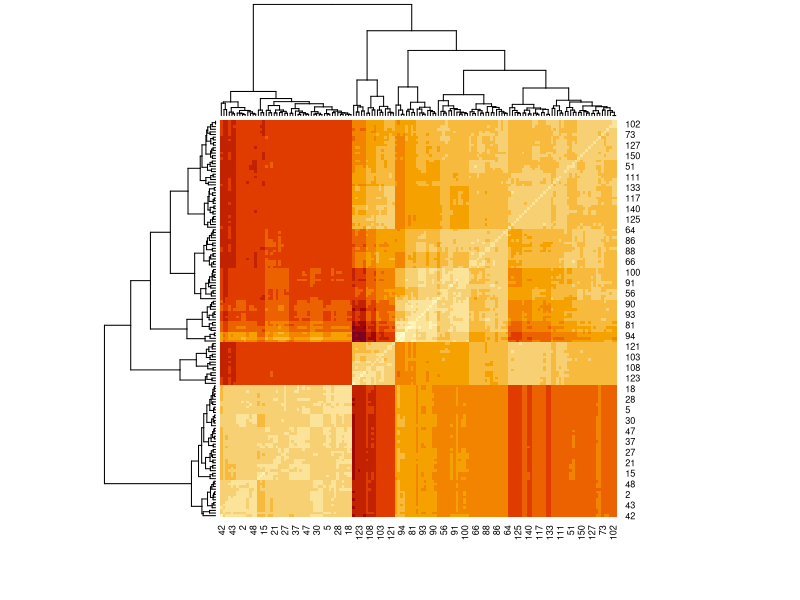
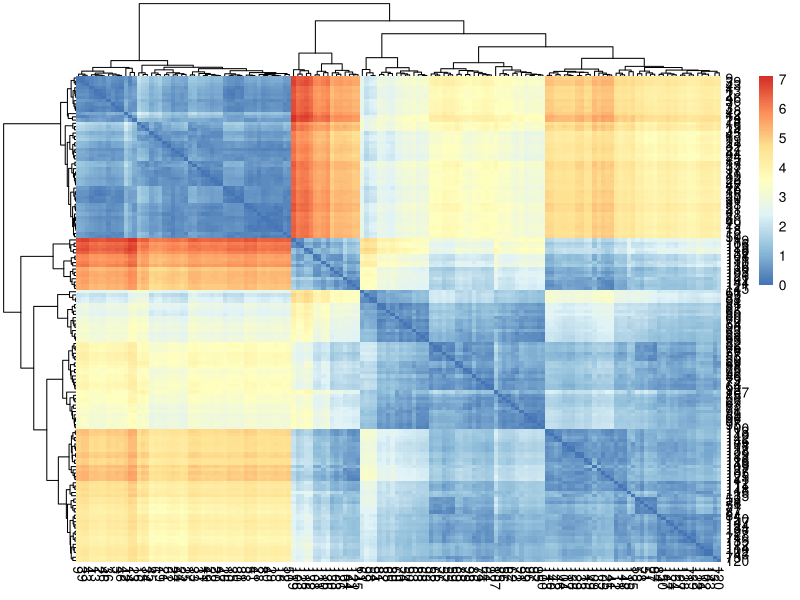
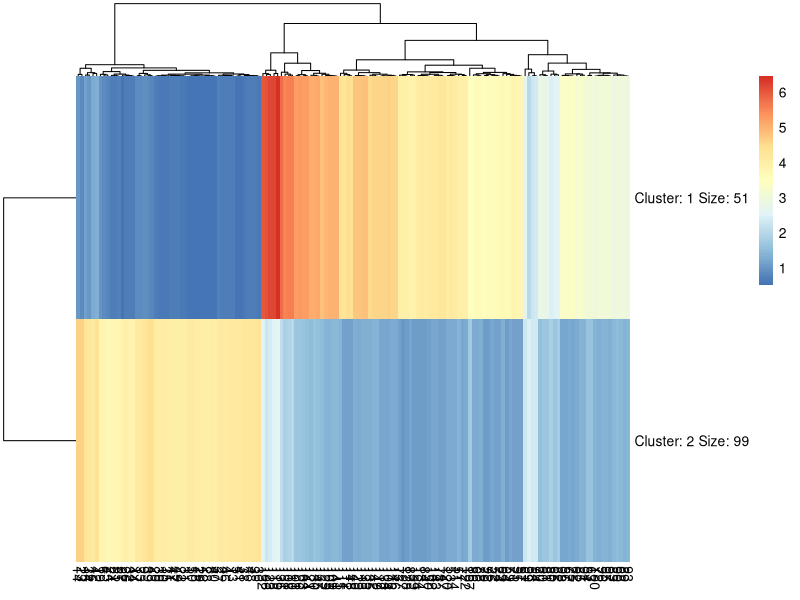
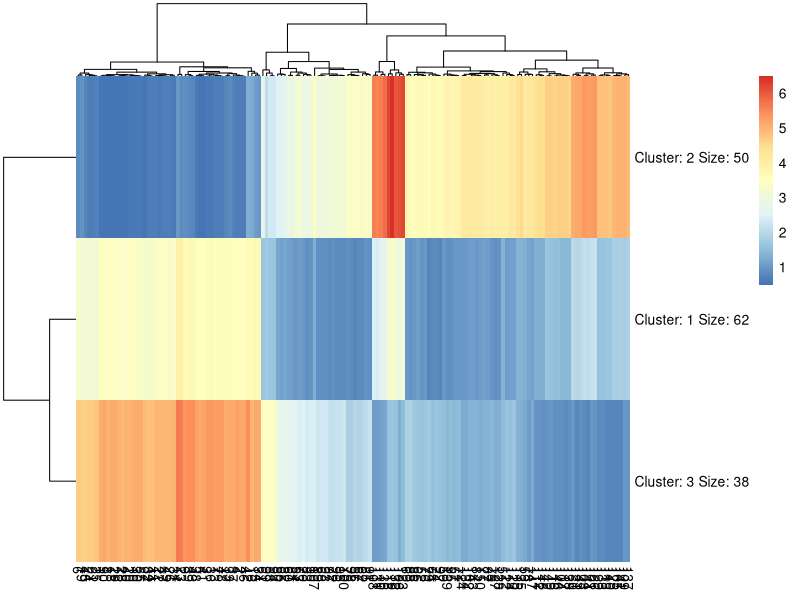
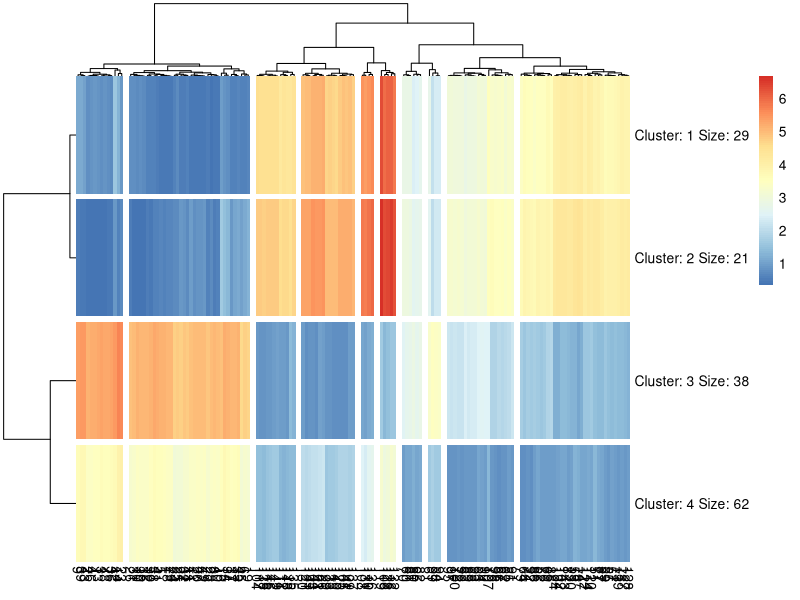
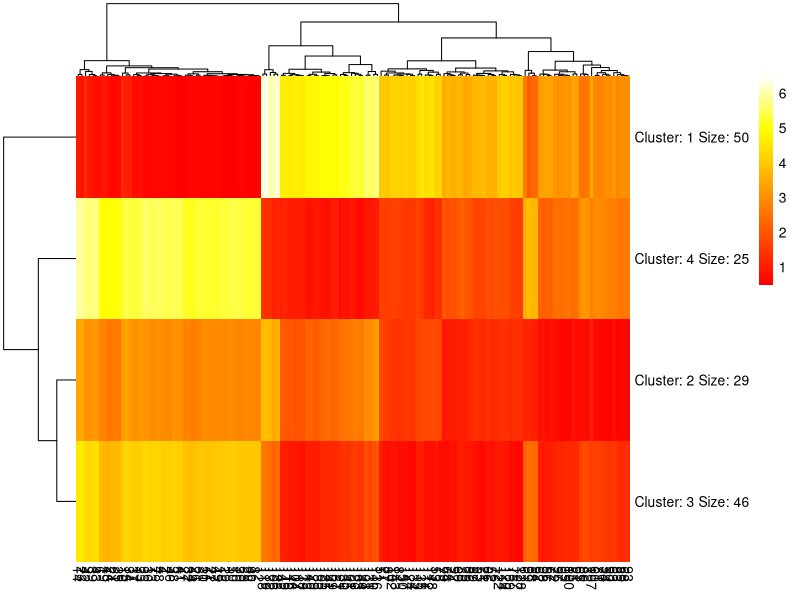
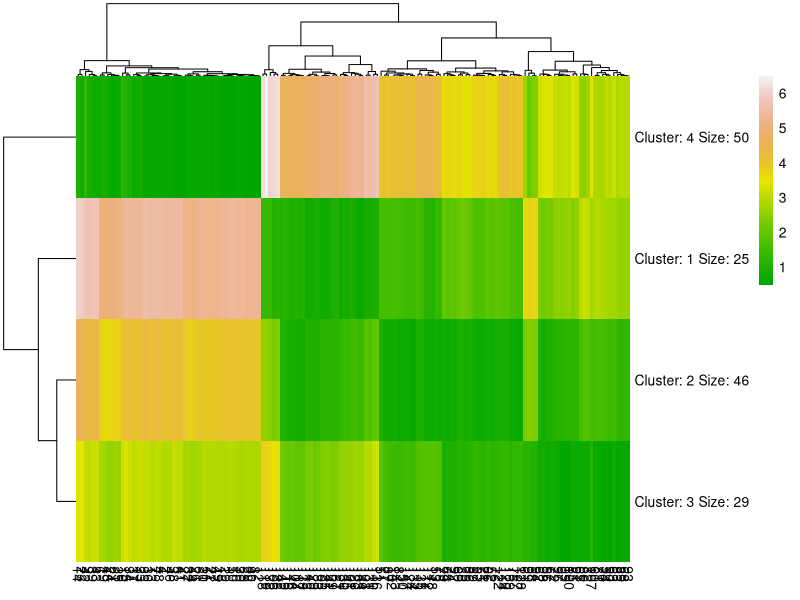
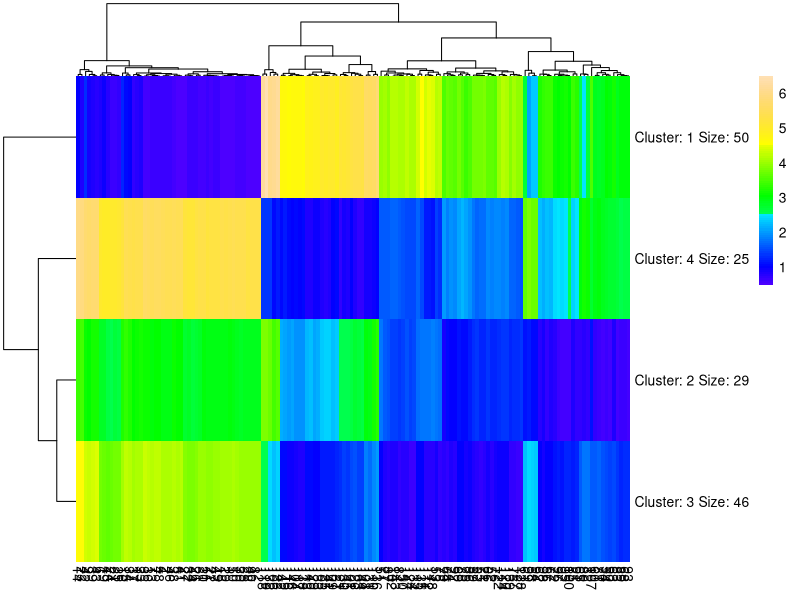

R code for these plots, in order:
##########################################
#Editor: Kuo-Liang Ou
#National Tsing Hua University ILST
##########################################
#矩陣 (matrix) 是二維資料物件
#由列 (row) 與行 (column) 組成
#dist Distance Matrix Computation
dist(c(1:10)) #try the dist function 10點一維空間距離
dist(cbind(c(1:10),c(1:10)),method="manhattan") # change the method
dist(cbind(c(1:10),c(1:10)),method="euclidean")  #10點二維空間距離
dist(cbind(c(1:10),c(1:10),c(1:10)),method="euclidean") #10點三維空間距離

irisMatrix = as.matrix(dist(iris[,1:4])) #put the distances into Matrix
irisMatrix
heatmap(irisMatrix)  #因為 heapmap 只接受相同資料型態之二維 matrix 

#another heatmap :Pretty Heatmaps
if(!require(pheatmap)) install.packages("pheatmap")
library(pheatmap)
pheatmap(irisMatrix)
pheatmap(irisMatrix,kmeans_k = 2)  #搭配 kmenas
pheatmap(irisMatrix,kmeans_k = 3)
pheatmap(irisMatrix,kmeans_k = 4,cutree_rows=4,cutree_cols=10)
#各種內建調色盤
pheatmap(irisMatrix,kmeans_k = 4,heat.colors(100))
pheatmap(irisMatrix,kmeans_k = 4,terrain.colors(100))
pheatmap(irisMatrix,kmeans_k = 4,topo.colors(100))
pheatmap(irisMatrix,kmeans_k = 4,rainbow(100))
#######
# see https://r-graph-gallery.com/3d.html

install.packages("scatterplot3d")
library("scatterplot3d")
scatterplot3d(iris)
scatterplot3d(iris[,1:3],pch = 10, color="blue")
scatterplot3d(iris$Sepal.Length,iris$Sepal.Width,iris$Petal.Length)

colors <- c("red", "green", "blue")
colors <- colors[as.numeric(iris$Species)]
scatterplot3d(iris[,1:3], pch = 16, color=colors)
### matrix 介紹
#matrix(data=NA, nrow=1, ncol=1, byrow=FALSE, dimnames=NULL)
mdat <- matrix(c(1,2,3, 11,12,13), nrow = 2, ncol = 3, byrow = TRUE,
               dimnames = list(c("row1", "row2"),
                               c("C.1", "C.2", "C.3")))
mdat

a = c(1,2,3)
b= as.matrix(dist(a))

c=matrix(1:12, 3, 4)    #建立 3列 * 4 行矩陣 bycol
c
d=matrix(1:12, ncol=4)
d
e= matrix(1:12) 
e
